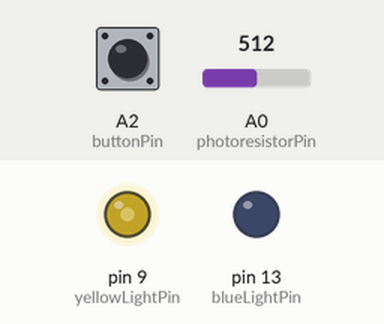
This sketch was run on a simulated Arduino Uno, built with avr-gcc and run on an emulated ATmega328P. Parts: output pins drawn as LEDs (lit = HIGH). Inputs (shaded band) come from the test bench; at power-on: A2 (buttonPin) LOW, A0 (photoresistorPin) = 512. Random numbers use the default seed unless the sketch sets one.

Above: at 2.3 s.
2.4 s: A2 (buttonPin) pulled HIGH for 1.85 s
At 4.36 s:
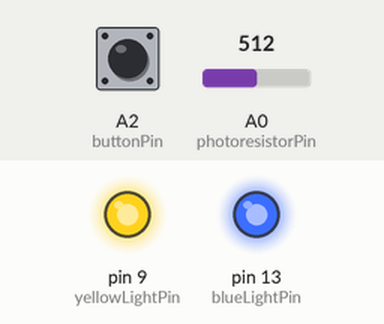
5.9 s: A0 (photoresistorPin) set to 313
9.4 s: A0 (photoresistorPin) set to 290
12.9 s: A2 (buttonPin) pulled HIGH for 1.85 s
At 15.7 s:
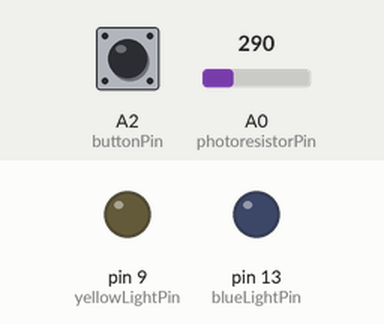
16.4 s: A2 (buttonPin) pulled HIGH for 3.2 s
At 17.89 s:
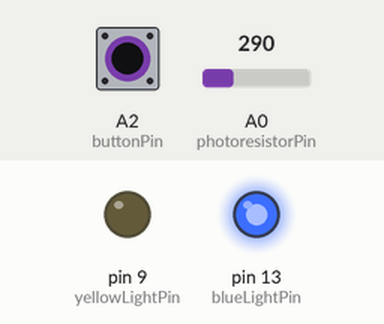
Timing chart, 0 to 22.1 s (numbered marks = the images above; inputs shaded):
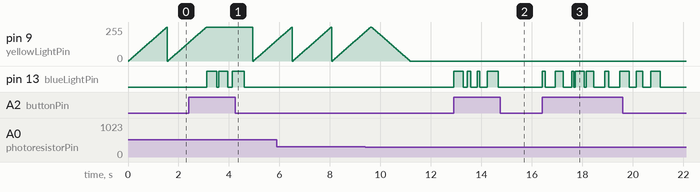

Measured:
- after the input at 2.4 s, pin 13 (blueLightPin): goes HIGH 0.40 s, LOW 0.07 s, HIGH 0.36 s, LOW 0.18 s, HIGH 0.47 s, then LOW, starting after 0.72 s
- after the input at 12.9 s, pin 13 (blueLightPin): LOW → HIGH at once, → LOW 0.37 s later, → HIGH 0.16 s later, → LOW 0.14 s later, … (8 changes in this stretch)
- after the input at 16.4 s, pin 13 (blueLightPin): LOW → HIGH at once, → LOW 0.13 s later, → HIGH 0.39 s later, → LOW 0.31 s later, … (18 changes in this stretch)
- by itself, pin 9 (yellowLightPin): rises from 220/255 to 255/255 in 0.18 s, then falls to 0/255 in 1.6 s

The sketch:

July_22_HW.ino
```cpp
/*
  I wanted to make the yellow light be an analog light which dims and brightens to simulate daylight, and
  the blue light flash at random intervals in order to simulate lightning.

  I used the "Fading" example as a reference to dealing with analog output.
*/

// Set pin numbers for inputs
const int photoresistorPin = A0;
const int buttonPin = A2;

// Set pin numbers for outputs
const int blueLightPin = 13;
const int yellowLightPin = 9; // on ~9 pin because it can do analogWrite

// state variable for tracking photoreceptor
int photoreceptorPinged = 0;

// setup routine that runs when you press reset
void setup() {

  // initialize serial communication at 9600 bits per second
  Serial.begin(9600);

  // initialize buttonPin as button INPUT for blue light (lightning)
  pinMode(buttonPin, INPUT);

  // initialize blueLightPin as OUTPUT for blue light (lightning)
  pinMode(blueLightPin, OUTPUT);

}

// loop routine that runs repeatedly forever
void loop() {

  // read INPUT on photoresistorPin
  int sensorValue = analogRead(photoresistorPin);

  // read INPUT on buttonPin
  int buttonState = digitalRead(buttonPin);

  // if button was pressed, flash blue light randomly (lightning)
  if (buttonState == HIGH) {
    for (int i = int(random(1, 3)); i < 5; i++) {
      digitalWrite(blueLightPin, HIGH);
      delay(random(50, 500));
      digitalWrite(blueLightPin, LOW);
      delay(random(50, 500));
    }
    // otherwise, keep blue light off
  } else {
    digitalWrite(blueLightPin, LOW);
  }

  // if photoreceptor is NOT blocked, fade yellow light on (transition from night to day)
  if (sensorValue >= 300) {

    // if photoreceptor was pinged already
    if (photoreceptorPinged = 1) {

      // change state variable to false since we are ready for another ping
      photoreceptorPinged = 0;

      // fade in from min to max brightness in increments of 5 points
      for (int brightness = 0; brightness <= 255; brightness += 5) {
        // set brightness of yellowLightPin
        analogWrite(yellowLightPin, brightness);
        // delay in between writes for visibility of dimming effect
        delay(30);
      }
    }

    // if photoreceptor is blocked, fade yellow light off (transition from day to night)
  } else if (sensorValue < 300) {

    // if the photoreceptor was pinged and it's still being covered
    if (photoreceptorPinged == 0) {

      // change state variale to true since we dealt with the ping already
      photoreceptorPinged = 1;

      // fade out from max to min brightness in increments of 5 points
      for (int brightness = 255; brightness >= 0; brightness -= 5) {
        // set brightness of yellowLightPin
        analogWrite(yellowLightPin, brightness);
        // delay in between writes for visibility of dimming effect
        delay(30);
      }
    }
  }
}
```
